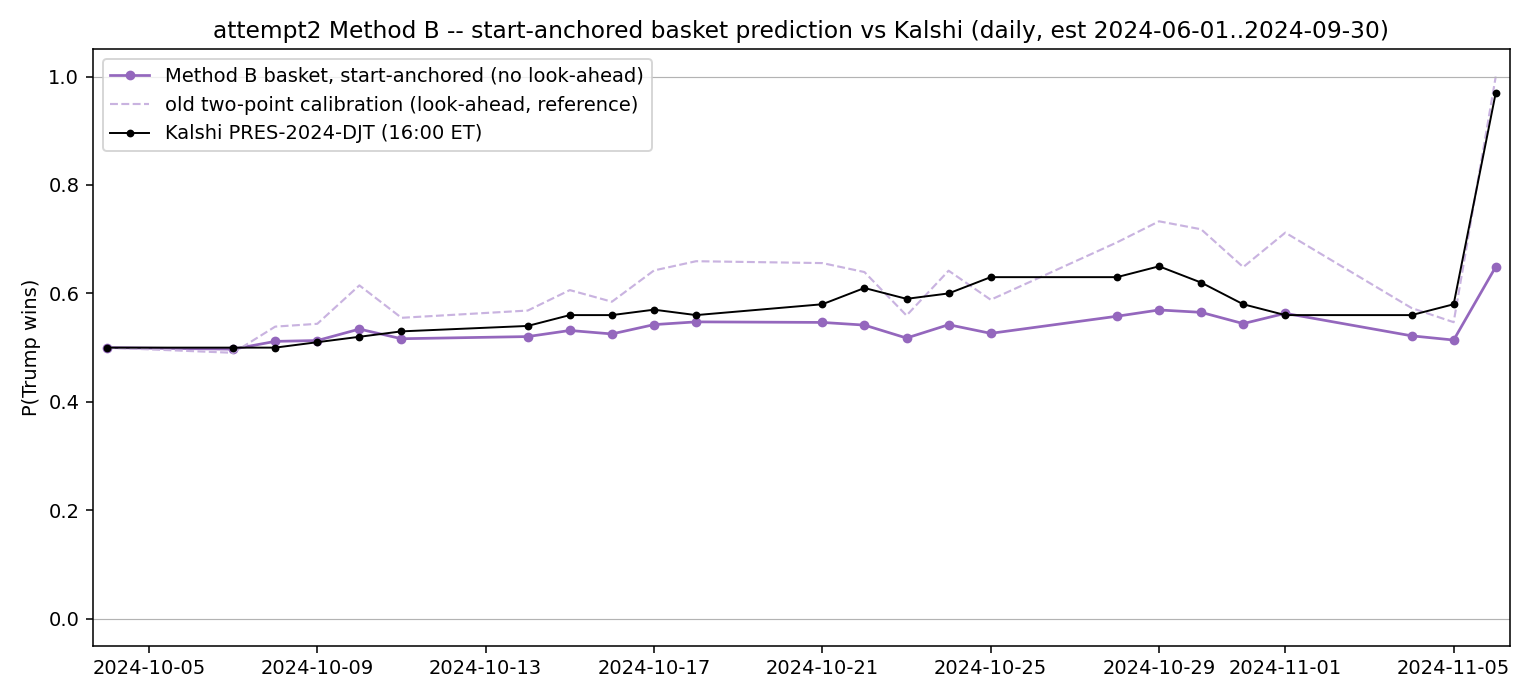

This figure's Python source:
"""
methodB.py   (attempt2 -- Method B, all three steps in one file)
================================================================================
METHOD B: form the basket by fitting the LEVEL relationship directly (an
Engle-Granger cointegrating regression), instead of Method A's change/tracking
regression. Method A minimises daily CHANGE tracking error and leaves a
persistent level gap between basket and market; Method B targets the LEVEL, so
it is aimed straight at that gap.

  Step 1-2: regress the P(Trump) LEVEL on the asset price LEVELS over Jun-Sep
            (Polymarket).  prob_t = a + sum_i w_i * P_i,t + resid.
            The coefficients w_i are the basket weights; a stationary residual
            means basket and probability cointegrate in the estimation window.

  Step 3  : fixed-share dollar basket B_t = sum w_i P_i, then a START-ANCHORED
            prediction implied_p_t = Q0 + (B_t - B_0): anchor only the first test
            day at Q0 and roll forward on the cumulative weighted dollar change,
            so the series is causal (no look-ahead). Cointegration gate vs Kalshi
            (16:00 ET) is judged by Engle-Granger, which is scale-invariant.

Caveats, stated honestly:
  - A level-on-levels regression of a trending series on 15 trending prices is
    prone to SPURIOUS in-sample fit; in-sample R^2 will look high and is not
    trustworthy on its own. The residual ADF (in-sample cointegration) and,
    above all, the Oct-Nov test against Kalshi are what matter.
  - Weights are still fit on Polymarket, pre-Kalshi, so the Oct-Nov test is out
    of sample (different venue AND period), no circularity.

BASKET COMPOSITION  (ETFS + ADDS = 11 + 8 = 19 assets)
  The 8 election-driven adds are THEME LEADERS from systematic_stock_screen.py
  (change-screen rank among 1303 liquid stocks) -- one/two per theme plus the
  solar ETF, NOT the raw top-8, to avoid over-concentrating a single theme:

    ticker   screen rank      theme
    MARA     positive #1      crypto -- miners (leader)
    COIN     positive #6      crypto -- exchange
    GEO      positive #8      private prisons
    IBKR     positive #10     brokers / capital markets
    RUN      negative #2      solar
    FSLR     negative #3      solar
    DHI      negative #7      homebuilders / housing
    TAN      not in screen    solar ETF (added separately -- ETFs are not in the
                              single-stock screen universe)

  Deliberately skipped though higher-ranked (theme already covered, or too noisy):
    RIOT #2, RUM #3, CLSK #4, DJT #5 (crypto / Trump media);
    AES #1, CSIQ #4, NEE #5, FND #6 (negative side).
  Rationale: stacking same-theme high-rank stocks tracked WORSE out of sample
  (11 ETF + all 28 screened names fell to corr 0.71); leaders + diversity wins.

INPUT   panel_daily.csv ; 1. data/kalshi/kalshi/trades/trades_*
OUTPUT  methodB_weights.csv, methodB_pair.csv, methodB.png, methodB_results.txt
================================================================================
"""
import os
import numpy as np
import pandas as pd
import statsmodels.api as sm
from statsmodels.tsa.stattools import adfuller
from statsmodels.tsa.vector_ar.vecm import coint_johansen
import duckdb
import matplotlib
matplotlib.use("Agg")
import matplotlib.pyplot as plt

HERE = os.path.dirname(os.path.abspath(__file__))
# Walk up until the folder containing "1. data" is found, so the script runs
# from any depth without hard-coded relative hops.
ROOT = HERE
while ROOT != os.path.dirname(ROOT) and not os.path.isdir(os.path.join(ROOT, "1. data")):
    ROOT = os.path.dirname(ROOT)
DATA = os.path.join(ROOT, "1. data")
PANEL = os.path.join(HERE, "panel_daily.csv")
TRADES_GLOB = os.path.join(DATA, "kalshi", "kalshi", "trades", "trades_*.parquet")

ETFS = ["VAW", "VCR", "VDC", "VDE", "VFH", "VGT", "VHT", "VIS", "VNQ", "VOX", "VPU"]
ADDS = ["MARA", "COIN", "GEO", "IBKR", "FSLR", "RUN", "DHI", "TAN"]   # theme leaders -- see BASKET COMPOSITION above
EST_START, EST_END = "2024-06-01", "2024-09-30"
TEST_START, TEST_END = "2024-10-04", "2024-11-06"
Q1 = 1.0          # only used by the dashed two-point reference line in the plot
CONTRACT = "PRES-2024-DJT"


def _adf_p(x):
    return adfuller(pd.Series(x).dropna().values, autolag="AIC")[1]


def load_kalshi_daily():
    # Kalshi sampled at the 16:00 ET ETF close (not last evening trade), so both
    # series share one daily clock and no spurious Kalshi lead is manufactured.
    q = f"""
    WITH t AS (
      SELECT (created_time AT TIME ZONE 'America/New_York') AS et, yes_price
      FROM read_parquet('{TRADES_GLOB}')
      WHERE ticker = '{CONTRACT}'
    )
    SELECT et::date AS d, last(yes_price ORDER BY et) / 100.0 AS prob
    FROM t
    WHERE et::date BETWEEN DATE '{TEST_START}' AND DATE '{TEST_END}'
      AND et::time <= TIME '16:00:00'
    GROUP BY d ORDER BY d
    """
    k = duckdb.sql(q).df()
    k["d"] = pd.to_datetime(k["d"])
    return k.set_index("d")["prob"]


def main():
    out_lines = []

    def emit(s=""):
        print(s)
        out_lines.append(s)

    panel = pd.read_csv(PANEL, parse_dates=["date"]).set_index("date").sort_index()
    cols = ETFS + ADDS
    emit("METHOD B -- level cointegrating basket vs Kalshi PRES-2024-DJT (daily, 16:00 ET)")
    emit("basket = 11 sector ETFs + %s\n" % ", ".join(ADDS))

    # ======================================================================
    # STEP 1-2 -- FORM WEIGHTS BY A LEVEL COINTEGRATING REGRESSION
    #   prob_level ~ const + asset price levels, over Jun-Sep (Polymarket).
    #   coefficients = weights; residual ADF = in-sample cointegration check.
    # ======================================================================
    est = panel.loc[EST_START:EST_END, cols + ["prob"]].dropna()
    y = est["prob"].values
    X = est[cols].values
    reg = sm.OLS(y, sm.add_constant(X)).fit()
    w = pd.Series(reg.params[1:], index=cols, name="share_weight")
    w.to_csv(os.path.join(HERE, "methodB_weights.csv"))
    resid_p = _adf_p(reg.resid)

    emit("STEP 1-2  weights by LEVEL cointegrating regression, %s..%s (Polymarket)\n" % (EST_START, EST_END))
    emit("  n = %d days, in-sample R2 = %.3f  (level fit -- inflated, see header)" % (len(est), reg.rsquared))
    emit("  residual ADF p = %.3f -> in-sample %s" % (resid_p, "cointegrated" if resid_p < 0.05 else "NOT cointegrated"))

    # ======================================================================
    # STEP 3 -- FIXED-SHARE DOLLAR BASKET, START-ANCHORED PREDICTION, COINTEGRATION
    #   implied_p_t = Q0 + (B_t - B_0)   -- anchor ONLY the first test day at Q0
    #   and let the cumulative weighted dollar change carry it forward. This is a
    #   causal, one-sided time-series prediction: each day t uses only data up to
    #   t, the pre-test weights, and the known start value Q0 -- no future point.
    #   (The earlier two-point calibration divided by (B_last - B_0), which used
    #   the LAST test day, i.e. look-ahead; kept below only as a dashed reference.)
    # ======================================================================
    test = panel.loc[TEST_START:TEST_END]
    B = pd.Series(test[cols].values @ w.values, index=test.index)

    # Align basket and Kalshi FIRST, then anchor on the first row they share, so
    # the two series start at exactly the same point by construction.
    #
    # Q0 used to be hard-coded at 0.447. That was a leftover from the two-point
    # calibration, where the (Q1-Q0)/(B_last-B_0) rescaling absorbed any error in
    # the anchor. Once that rescaling was removed (to kill the look-ahead), the
    # stale constant survived as a pure LEVEL OFFSET: Kalshi opened the test
    # window at 0.500 while the basket was forced to start at 0.447, so the whole
    # series sat 5.3pp low from day one and the mean gap read -9.9pp. Anchoring on
    # the observed first-day Kalshi value is still fully causal -- it is known at
    # t=0 -- and it is what methodB_hf.py already does.
    kal = load_kalshi_daily()
    aligned = pd.DataFrame({"B": B, "kalshi": kal.reindex(B.index).ffill()}).dropna()
    Q0 = float(aligned["kalshi"].iloc[0])
    B0 = float(aligned["B"].iloc[0])

    implied = Q0 + (aligned["B"] - B0)                          # look-ahead-free
    implied_2pt = (Q0 + (aligned["B"] - B0)
                   * (Q1 - Q0) / (aligned["B"].iloc[-1] - B0))  # old, plot reference only

    pair = pd.DataFrame({"implied_p": implied, "kalshi": aligned["kalshi"]})
    pair.to_csv(os.path.join(HERE, "methodB_pair.csv"))

    ip, m = pair["implied_p"].values, pair["kalshi"].values
    spread_p = _adf_p(ip - m)
    eg = sm.OLS(ip, sm.add_constant(m)).fit()
    eg_p = _adf_p(eg.resid)
    joh = coint_johansen(np.column_stack([ip, m]), det_order=0, k_ar_diff=1)
    tr, cv = joh.lr1[0], joh.cvt[0, 1]

    emit("\nSTEP 3  dollar basket vs Kalshi -- cointegration gate (daily, %d obs)" % len(pair))
    emit("  implied_p = Q0 + (B_t - B_0), start-anchored, no look-ahead")
    emit("  anchor Q0 = Kalshi's first test-day close = %.3f  (observed, causal)" % Q0)
    emit("  first-point check: implied %.4f vs kalshi %.4f  (gap %+.4f)"
         % (pair["implied_p"].iloc[0], pair["kalshi"].iloc[0],
            pair["implied_p"].iloc[0] - pair["kalshi"].iloc[0]))
    emit("  implied_p range [%.3f, %.3f]  (reaches %.3f on election day, not forced to 1.0)"
         % (implied.min(), implied.max(), implied.iloc[-1]))
    emit("  mean implied-kalshi gap = %+.4f" % (pair["implied_p"] - pair["kalshi"]).mean())
    emit("  ADF spread(1,-1) p = %.3f -> %s" % (spread_p, "COINTEGRATED" if spread_p < 0.05 else "no"))
    emit("  Engle-Granger    p = %.3f -> %s  (slope b=%+.2f; scale-invariant, the headline test)"
         % (eg_p, "COINTEGRATED" if eg_p < 0.05 else "no", eg.params[1]))
    emit("  Johansen trace = %.2f vs 95%%=%.2f -> %s" % (tr, cv, "COINTEGRATED" if tr > cv else "no"))

    fig, ax = plt.subplots(figsize=(11, 5))
    ax.plot(pair.index, pair["implied_p"], "o-", color="#9467bd", lw=1.4, ms=4, label="Method B basket, start-anchored (no look-ahead)")
    ax.plot(pair.index, implied_2pt, "--", color="#c9b3e0", lw=1.1, label="old two-point calibration (look-ahead, reference)")
    ax.plot(pair.index, pair["kalshi"], "o-", color="black", lw=1.0, ms=3, label="Kalshi PRES-2024-DJT (16:00 ET)")
    ax.axhline(0, color="0.7", lw=.6); ax.axhline(1, color="0.7", lw=.6)
    ax.set_ylabel("P(Trump wins)"); ax.legend(); ax.margins(x=.01)
    ax.set_title("attempt2 Method B -- start-anchored basket prediction vs Kalshi (daily, est %s..%s)" % (EST_START, EST_END))
    fig.tight_layout(); fig.savefig(os.path.join(HERE, "methodB.png"), dpi=140)
    with open(os.path.join(HERE, "methodB_results.txt"), "w") as f:
        f.write("\n".join(out_lines) + "\n")
    emit("\nwritten -> methodB_weights.csv, methodB_pair.csv, methodB.png, methodB_results.txt")


if __name__ == "__main__":
    main()
